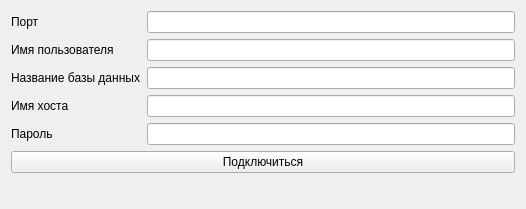
<?xml version="1.0" encoding="UTF-8"?>
<ui version="4.0">
 <class>SettingDBWindow</class>
 <widget class="QWidget" name="SettingDBWindow">
  <property name="geometry">
   <rect>
    <x>0</x>
    <y>0</y>
    <width>526</width>
    <height>209</height>
   </rect>
  </property>
  <property name="windowTitle">
   <string>Настройки подключения к БД</string>
  </property>
  <property name="windowIcon">
   <iconset resource="resource.qrc">
    <normaloff>:/rec/img/ico.ico</normaloff>:/rec/img/ico.ico</iconset>
  </property>
  <layout class="QVBoxLayout" name="verticalLayout">
   <item>
    <layout class="QFormLayout" name="formLayout">
     <item row="0" column="1">
      <widget class="QLineEdit" name="port_edit"/>
     </item>
     <item row="1" column="0">
      <widget class="QLabel" name="label_name_user">
       <property name="text">
        <string>Имя пользователя</string>
       </property>
      </widget>
     </item>
     <item row="1" column="1">
      <widget class="QLineEdit" name="user_edit"/>
     </item>
     <item row="2" column="0">
      <widget class="QLabel" name="label_name_db">
       <property name="text">
        <string>Название базы данных</string>
       </property>
      </widget>
     </item>
     <item row="2" column="1">
      <widget class="QLineEdit" name="name_db_edit"/>
     </item>
     <item row="5" column="0" colspan="2">
      <widget class="QPushButton" name="btn_connect">
       <property name="styleSheet">
        <string notr="true">QPushButton:hover { background-color: rgb(186, 189, 182) }
QPushButton:pressed { background-color: rgb(85, 87, 83) }</string>
       </property>
       <property name="text">
        <string>Подключиться</string>
       </property>
      </widget>
     </item>
     <item row="0" column="0">
      <widget class="QLabel" name="label_port">
       <property name="text">
        <string>Порт</string>
       </property>
      </widget>
     </item>
     <item row="3" column="0">
      <widget class="QLabel" name="label_name_host">
       <property name="text">
        <string>Имя хоста</string>
       </property>
      </widget>
     </item>
     <item row="3" column="1">
      <widget class="QLineEdit" name="host_name_edit"/>
     </item>
     <item row="4" column="1">
      <widget class="QLineEdit" name="password_edit">
       <property name="echoMode">
        <enum>QLineEdit::Password</enum>
       </property>
      </widget>
     </item>
     <item row="4" column="0">
      <widget class="QLabel" name="label_2">
       <property name="text">
        <string>Пароль</string>
       </property>
      </widget>
     </item>
    </layout>
   </item>
  </layout>
 </widget>
 <resources>
  <include location="resource.qrc"/>
 </resources>
 <connections/>
</ui>
